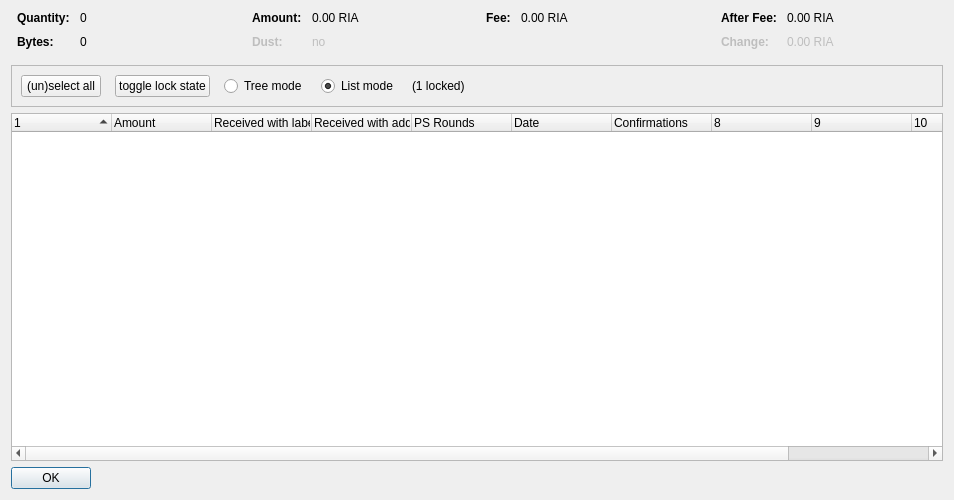
<?xml version="1.0" encoding="UTF-8"?>
<ui version="4.0">
 <class>CoinControlDialog</class>
 <widget class="QDialog" name="CoinControlDialog">
  <property name="geometry">
   <rect>
    <x>0</x>
    <y>0</y>
    <width>954</width>
    <height>500</height>
   </rect>
  </property>
  <property name="windowTitle">
   <string>Coin Selection</string>
  </property>
  <layout class="QVBoxLayout" name="verticalLayout">
   <item>
    <layout class="QHBoxLayout" name="horizontalLayoutTop" stretch="0,0,0,0">
     <property name="topMargin">
      <number>0</number>
     </property>
     <property name="bottomMargin">
      <number>10</number>
     </property>
     <item>
      <layout class="QFormLayout" name="formLayoutCoinControl1">
       <property name="horizontalSpacing">
        <number>10</number>
       </property>
       <property name="verticalSpacing">
        <number>10</number>
       </property>
       <property name="leftMargin">
        <number>6</number>
       </property>
       <property name="rightMargin">
        <number>6</number>
       </property>
       <item row="0" column="0">
        <widget class="QLabel" name="labelCoinControlQuantityText">
         <property name="font">
          <font>
           <weight>75</weight>
           <bold>true</bold>
          </font>
         </property>
         <property name="text">
          <string>Quantity:</string>
         </property>
        </widget>
       </item>
       <item row="0" column="1">
        <widget class="QLabel" name="labelCoinControlQuantity">
         <property name="cursor">
          <cursorShape>IBeamCursor</cursorShape>
         </property>
         <property name="contextMenuPolicy">
          <enum>Qt::ActionsContextMenu</enum>
         </property>
         <property name="text">
          <string notr="true">0</string>
         </property>
         <property name="textInteractionFlags">
          <set>Qt::LinksAccessibleByMouse|Qt::TextSelectableByKeyboard|Qt::TextSelectableByMouse</set>
         </property>
        </widget>
       </item>
       <item row="1" column="0">
        <widget class="QLabel" name="labelCoinControlBytesText">
         <property name="font">
          <font>
           <weight>75</weight>
           <bold>true</bold>
          </font>
         </property>
         <property name="text">
          <string>Bytes:</string>
         </property>
        </widget>
       </item>
       <item row="1" column="1">
        <widget class="QLabel" name="labelCoinControlBytes">
         <property name="cursor">
          <cursorShape>IBeamCursor</cursorShape>
         </property>
         <property name="contextMenuPolicy">
          <enum>Qt::ActionsContextMenu</enum>
         </property>
         <property name="text">
          <string notr="true">0</string>
         </property>
         <property name="textInteractionFlags">
          <set>Qt::LinksAccessibleByMouse|Qt::TextSelectableByKeyboard|Qt::TextSelectableByMouse</set>
         </property>
        </widget>
       </item>
      </layout>
     </item>
     <item>
      <layout class="QFormLayout" name="formLayoutCoinControl2">
       <property name="horizontalSpacing">
        <number>10</number>
       </property>
       <property name="verticalSpacing">
        <number>10</number>
       </property>
       <property name="leftMargin">
        <number>6</number>
       </property>
       <property name="rightMargin">
        <number>6</number>
       </property>
       <item row="0" column="0">
        <widget class="QLabel" name="labelCoinControlAmountText">
         <property name="font">
          <font>
           <weight>75</weight>
           <bold>true</bold>
          </font>
         </property>
         <property name="text">
          <string>Amount:</string>
         </property>
        </widget>
       </item>
       <item row="0" column="1">
        <widget class="QLabel" name="labelCoinControlAmount">
         <property name="cursor">
          <cursorShape>IBeamCursor</cursorShape>
         </property>
         <property name="contextMenuPolicy">
          <enum>Qt::ActionsContextMenu</enum>
         </property>
         <property name="text">
          <string notr="true">0.00 RIA</string>
         </property>
         <property name="textInteractionFlags">
          <set>Qt::LinksAccessibleByMouse|Qt::TextSelectableByKeyboard|Qt::TextSelectableByMouse</set>
         </property>
        </widget>
       </item>
       <item row="1" column="0">
        <widget class="QLabel" name="labelCoinControlLowOutputText">
         <property name="enabled">
          <bool>false</bool>
         </property>
         <property name="font">
          <font>
           <weight>75</weight>
           <bold>true</bold>
          </font>
         </property>
         <property name="text">
          <string>Dust:</string>
         </property>
        </widget>
       </item>
       <item row="1" column="1">
        <widget class="QLabel" name="labelCoinControlLowOutput">
         <property name="enabled">
          <bool>false</bool>
         </property>
         <property name="cursor">
          <cursorShape>IBeamCursor</cursorShape>
         </property>
         <property name="contextMenuPolicy">
          <enum>Qt::ActionsContextMenu</enum>
         </property>
         <property name="text">
          <string notr="true">no</string>
         </property>
         <property name="textInteractionFlags">
          <set>Qt::LinksAccessibleByMouse|Qt::TextSelectableByKeyboard|Qt::TextSelectableByMouse</set>
         </property>
        </widget>
       </item>
      </layout>
     </item>
     <item>
      <layout class="QFormLayout" name="formLayoutCoinControl3">
       <property name="horizontalSpacing">
        <number>10</number>
       </property>
       <property name="verticalSpacing">
        <number>10</number>
       </property>
       <property name="leftMargin">
        <number>6</number>
       </property>
       <property name="rightMargin">
        <number>6</number>
       </property>
       <item row="0" column="0">
        <widget class="QLabel" name="labelCoinControlFeeText">
         <property name="font">
          <font>
           <weight>75</weight>
           <bold>true</bold>
          </font>
         </property>
         <property name="text">
          <string>Fee:</string>
         </property>
        </widget>
       </item>
       <item row="0" column="1">
        <widget class="QLabel" name="labelCoinControlFee">
         <property name="cursor">
          <cursorShape>IBeamCursor</cursorShape>
         </property>
         <property name="contextMenuPolicy">
          <enum>Qt::ActionsContextMenu</enum>
         </property>
         <property name="text">
          <string notr="true">0.00 RIA</string>
         </property>
         <property name="textInteractionFlags">
          <set>Qt::LinksAccessibleByMouse|Qt::TextSelectableByKeyboard|Qt::TextSelectableByMouse</set>
         </property>
        </widget>
       </item>
      </layout>
     </item>
     <item>
      <layout class="QFormLayout" name="formLayoutCoinControl4">
       <property name="horizontalSpacing">
        <number>10</number>
       </property>
       <property name="verticalSpacing">
        <number>10</number>
       </property>
       <property name="leftMargin">
        <number>6</number>
       </property>
       <property name="rightMargin">
        <number>6</number>
       </property>
       <item row="0" column="0">
        <widget class="QLabel" name="labelCoinControlAfterFeeText">
         <property name="font">
          <font>
           <weight>75</weight>
           <bold>true</bold>
          </font>
         </property>
         <property name="text">
          <string>After Fee:</string>
         </property>
        </widget>
       </item>
       <item row="0" column="1">
        <widget class="QLabel" name="labelCoinControlAfterFee">
         <property name="cursor">
          <cursorShape>IBeamCursor</cursorShape>
         </property>
         <property name="contextMenuPolicy">
          <enum>Qt::ActionsContextMenu</enum>
         </property>
         <property name="text">
          <string notr="true">0.00 RIA</string>
         </property>
         <property name="textInteractionFlags">
          <set>Qt::LinksAccessibleByMouse|Qt::TextSelectableByKeyboard|Qt::TextSelectableByMouse</set>
         </property>
        </widget>
       </item>
       <item row="1" column="0">
        <widget class="QLabel" name="labelCoinControlChangeText">
         <property name="enabled">
          <bool>false</bool>
         </property>
         <property name="font">
          <font>
           <weight>75</weight>
           <bold>true</bold>
          </font>
         </property>
         <property name="text">
          <string>Change:</string>
         </property>
        </widget>
       </item>
       <item row="1" column="1">
        <widget class="QLabel" name="labelCoinControlChange">
         <property name="enabled">
          <bool>false</bool>
         </property>
         <property name="cursor">
          <cursorShape>IBeamCursor</cursorShape>
         </property>
         <property name="contextMenuPolicy">
          <enum>Qt::ActionsContextMenu</enum>
         </property>
         <property name="text">
          <string notr="true">0.00 RIA</string>
         </property>
         <property name="textInteractionFlags">
          <set>Qt::LinksAccessibleByMouse|Qt::TextSelectableByKeyboard|Qt::TextSelectableByMouse</set>
         </property>
        </widget>
       </item>
      </layout>
     </item>
    </layout>
   </item>
   <item>
    <widget class="QFrame" name="frame">
     <property name="minimumSize">
      <size>
       <width>0</width>
       <height>40</height>
      </size>
     </property>
     <property name="frameShape">
      <enum>QFrame::StyledPanel</enum>
     </property>
     <property name="frameShadow">
      <enum>QFrame::Sunken</enum>
     </property>
     <layout class="QHBoxLayout" name="horizontalLayout">
      <item>
       <layout class="QHBoxLayout" name="horizontalLayoutPanel" stretch="0,0,0,0,0,0">
        <property name="spacing">
         <number>14</number>
        </property>
        <item>
         <widget class="QPushButton" name="pushButtonSelectAll">
          <property name="sizePolicy">
           <sizepolicy hsizetype="Maximum" vsizetype="Fixed">
            <horstretch>0</horstretch>
            <verstretch>0</verstretch>
           </sizepolicy>
          </property>
          <property name="text">
           <string>(un)select all</string>
          </property>
          <property name="autoDefault">
           <bool>false</bool>
          </property>
         </widget>
        </item>
        <item>
         <widget class="QPushButton" name="pushButtonToggleLock">
          <property name="sizePolicy">
           <sizepolicy hsizetype="Maximum" vsizetype="Fixed">
            <horstretch>0</horstretch>
            <verstretch>0</verstretch>
           </sizepolicy>
          </property>
          <property name="text">
           <string>toggle lock state</string>
          </property>
          <property name="autoDefault">
           <bool>false</bool>
          </property>
         </widget>
        </item>
        <item>
         <widget class="QRadioButton" name="radioTreeMode">
          <property name="sizePolicy">
           <sizepolicy hsizetype="Maximum" vsizetype="Fixed">
            <horstretch>0</horstretch>
            <verstretch>0</verstretch>
           </sizepolicy>
          </property>
          <property name="text">
           <string>Tree mode</string>
          </property>
         </widget>
        </item>
        <item>
         <widget class="QRadioButton" name="radioListMode">
          <property name="sizePolicy">
           <sizepolicy hsizetype="Maximum" vsizetype="Fixed">
            <horstretch>0</horstretch>
            <verstretch>0</verstretch>
           </sizepolicy>
          </property>
          <property name="text">
           <string>List mode</string>
          </property>
          <property name="checked">
           <bool>true</bool>
          </property>
         </widget>
        </item>
        <item>
         <widget class="QLabel" name="labelLocked">
          <property name="text">
           <string>(1 locked)</string>
          </property>
         </widget>
        </item>
        <item>
         <spacer name="horizontalSpacer">
          <property name="orientation">
           <enum>Qt::Horizontal</enum>
          </property>
          <property name="sizeHint" stdset="0">
           <size>
            <width>40</width>
            <height>20</height>
           </size>
          </property>
         </spacer>
        </item>
       </layout>
      </item>
     </layout>
    </widget>
   </item>
   <item>
    <widget class="CoinControlTreeWidget" name="treeWidget">
     <property name="contextMenuPolicy">
      <enum>Qt::CustomContextMenu</enum>
     </property>
     <property name="sortingEnabled">
      <bool>false</bool>
     </property>
     <property name="columnCount">
      <number>11</number>
     </property>
     <attribute name="headerShowSortIndicator" stdset="0">
      <bool>true</bool>
     </attribute>
     <attribute name="headerStretchLastSection">
      <bool>false</bool>
     </attribute>
     <column>
      <property name="text">
       <string/>
      </property>
     </column>
     <column>
      <property name="text">
       <string>Amount</string>
      </property>
     </column>
     <column>
      <property name="text">
       <string>Received with label</string>
      </property>
     </column>
     <column>
      <property name="text">
       <string>Received with address</string>
      </property>
     </column>
     <column>
      <property name="text">
       <string>PS Rounds</string>
      </property>
     </column>
     <column>
      <property name="text">
       <string>Date</string>
      </property>
     </column>
     <column>
      <property name="text">
       <string>Confirmations</string>
      </property>
      <property name="toolTip">
       <string>Confirmed</string>
      </property>
     </column>
     <column>
      <property name="text">
       <string/>
      </property>
     </column>
     <column>
      <property name="text">
       <string/>
      </property>
     </column>
     <column>
      <property name="text">
       <string/>
      </property>
     </column>
     <column>
      <property name="text">
       <string/>
      </property>
     </column>
    </widget>
   </item>
   <item>
    <widget class="QDialogButtonBox" name="buttonBox">
     <property name="sizePolicy">
      <sizepolicy hsizetype="Maximum" vsizetype="Fixed">
       <horstretch>0</horstretch>
       <verstretch>0</verstretch>
      </sizepolicy>
     </property>
     <property name="orientation">
      <enum>Qt::Horizontal</enum>
     </property>
     <property name="standardButtons">
      <set>QDialogButtonBox::Ok</set>
     </property>
    </widget>
   </item>
  </layout>
 </widget>
 <customwidgets>
  <customwidget>
   <class>CoinControlTreeWidget</class>
   <extends>QTreeWidget</extends>
   <header>coincontroltreewidget.h</header>
  </customwidget>
 </customwidgets>
 <resources/>
 <connections/>
</ui>
